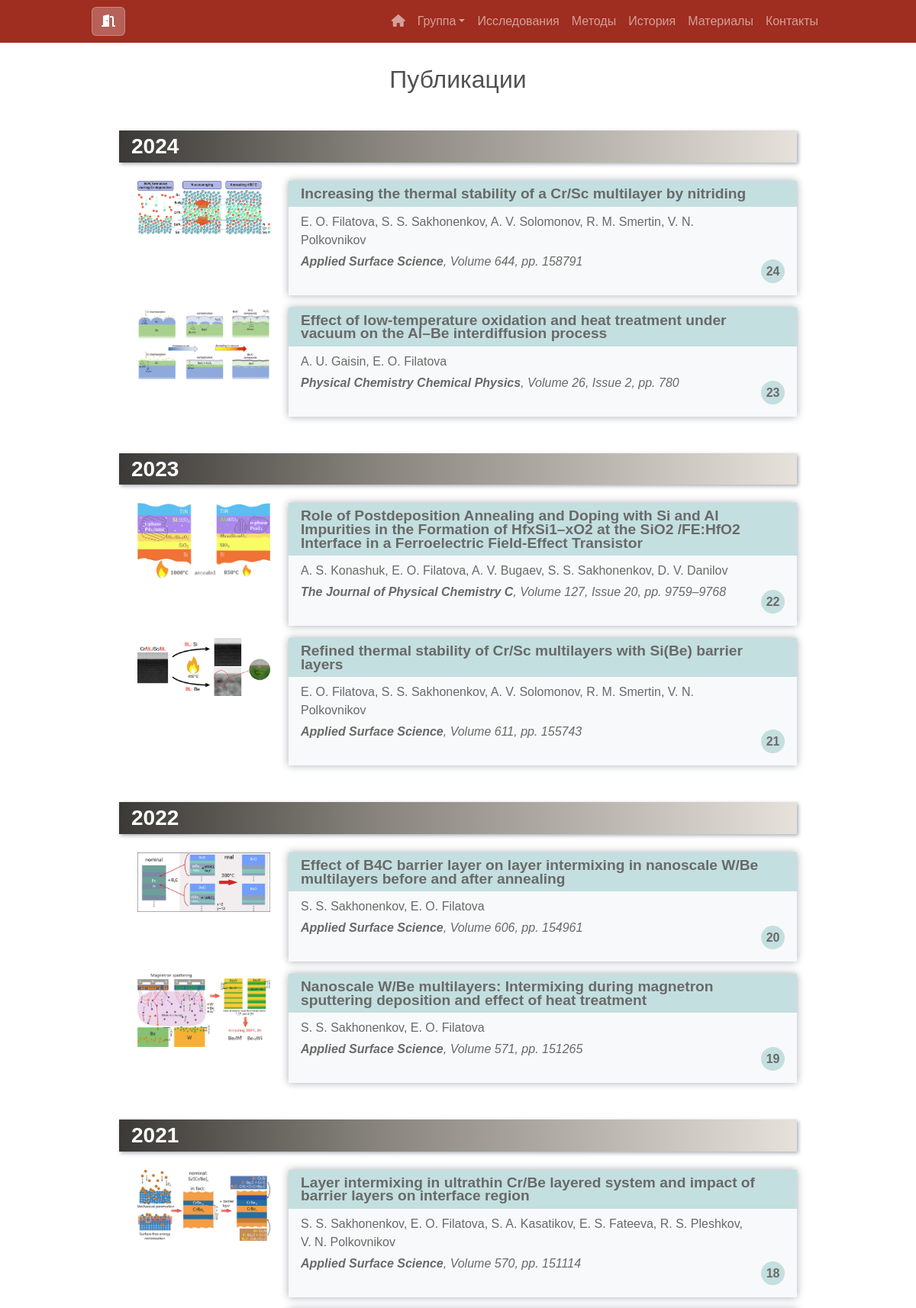
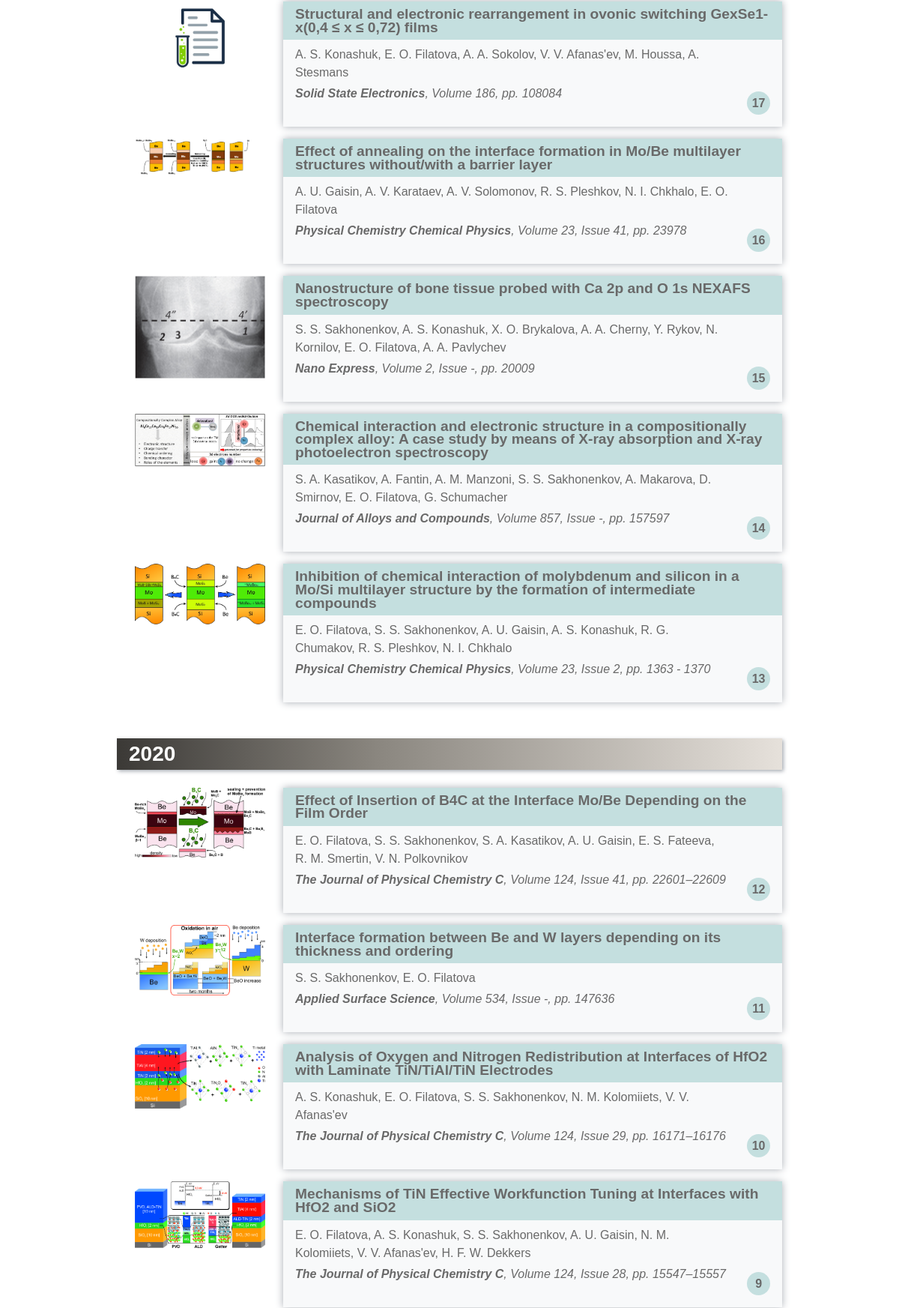
Page /publications (upper part) on the committed database (2 pictures, top to bottom).
### basic_pages/models.py (models this page shows, shortened)
class Publications(db.Model):
    id = db.Column(db.Integer, primary_key=True, autoincrement=True)
    title = db.Column(db.String, nullable=False)
    authors = db.Column(db.String, nullable=False)
    journal = db.Column(db.String, nullable=False)
    volume = db.Column(db.Integer, nullable=True)
    issue = db.Column(db.Integer, nullable=True)
    pages = db.Column(db.String, nullable=True)
    year = db.Column(db.Integer, nullable=True)
    doi = db.Column(db.String, nullable=True)
    toc_image = db.Column(db.String, nullable=True)

### basic_pages/views.py (the view)
@basic.route('/publications')
def publications():
    data_publications = {}
    data = db.session.query(Publications).all()
    publications_num = len(data)
    for publication in data:
        if publication.year not in data_publications:
            data_publications[publication.year] = []
        data_publications[publication.year].append(publication)
    return render_template("publications.html", title="Публикации", data_publications=data_publications,
                           publications_num=publications_num)

### main.py (called while the page is built)
@app.context_processor
def global_variables():
    login_form = LoginForm()
    return dict(login_form=login_form)

### templates/publications.html (shortened to what this page needs)
{% include 'header.html' %}
<section>
    <div class="container-fluid">
        <h2 class="text-center">Публикации</h2>
        {% set count = namespace(value=publications_num) %}
        {% for pub_year in data_publications %}
            <div class="row px-5 mt-5 mb-4">
                <div class="publication-year px-3 py-1">
                        <h3 class="m-0 fw-bold">{{ pub_year }}</h3>
                </div>
            </div>
                {% for publication in data_publications[pub_year] %}
                    <div class="row px-5 mt-3">
                    <div class="toc-image-box col px-4 d-flex flex-wrap align-items-center d-none d-lg-block">
                        {% if publication.toc_image %}
                            {% set file = publication.toc_image %}
                        {% else %}
                            {% set file = 'placeholder2.jpg' %}
                        {% endif %}
                        <img src="{{ url_for('static', filename='img/publications/{}'.format(file)) }}" alt="{{ file }}" class="img-fluid">
                    </div>
                    <div class="card publication-card px-0 rounded-0 border-0 col-lg-9">
                        <div class="card-header publication-card-header rounded-0 border-0">
                            <p class="m-0 fw-bold">{{ publication.title }}</p>
                        </div>
                        <div class="card-body publication-card-body bg-light pt-2">
                            <div class="row">
                                <div class="col">
                                    <p class="m-0 fs-6">{{ publication.authors }}</p>
                                    <p class="fst-italic mt-1"><b>{{ publication.journal }}</b>,
                                        {% if publication.volume %}
                                         Volume {{ publication.volume }},
                                        {% endif %}
                                        {% if publication.issue %}
                                         Issue {{ publication.issue }},
                                        {% endif %}
                                        {% if publication.pages %}
                                         pp. {{ publication.pages }}
                                        {% endif %}
                                    </p>
                                </div>
                                <div class="col-1 d-flex align-items-center flex-column mt-auto">
                                    <div class="numberCircle">{{ count.value }}</div>
                                    {% set count.value = count.value - 1 %}
                                </div>
                            </div>
                        </div>
                    </div>
            </div>
            {% endfor %}
            {% endfor %}
    </div>
</section>
{% include 'footer.html' %}

### static/css/styles.css (style rules this page uses)
body { font-family: 'Calibri', sans-serif !important; color: #525252; padding-top: 85px; }
.container-fluid { padding: 0 10%; }
.research-card, .employee-card, .publication-card, .method-card, .employee-type-row, .materials-box .card { box-shadow: 0px 0px 10px #A8ADB4; }
.publication-year { background: linear-gradient(90deg, rgba(59,57,54,1) 0%, rgba(138,134,127,1) 39%, rgba(230,225,219,1) 100%); color: white; box-shadow: 2px 2px 5px #A8ADB4; }
.publication-card-header { background-color: #C4DFDF; color: dimgray; font-size: 1.2rem; line-height: 1.1rem; }
.publication-card-body { color: dimgray; }
.numberCircle { width: 31px; line-height: 31px; border-radius: 50%; font-weight: bold; color: dimgray; text-align: center; background-color: #C4DFDF; }

### rows in the picture
Publications: year "2024", toc_image (picture), title "Increasing the thermal stability of a Cr/Sc multilayer by nitriding", authors "E. O. Filatova, S. S. Sakhonenkov, A. V. Solomonov, R. M. Smertin, V. N. Polkovnikov", journal "Applied Surface Science", volume "644", pages "158791", value "24"
Publications: toc_image (picture), title "Effect of low-temperature oxidation and heat treatment under vacuum on the Al–Be interdiffusion process", authors "A. U. Gaisin, E. O. Filatova", journal "Physical Chemistry Chemical Physics", volume "26", issue "2", pages "780", value "23"
Publications: year "2023", toc_image (picture), title "Role of Postdeposition Annealing and Doping with Si and Al Impurities in the Formation of HfxSi1–xO2 at the SiO2 /FE:HfO2 Interface in a Ferroelectric Field-Effect Transistor", authors "A. S. Konashuk, E. O. Filatova, A. V. Bugaev, S. S. Sakhonenkov, D. V. Danilov", journal "The Journal of Physical Chemistry C", volume "127", issue "20", pages "9759–9768", value "22"
Publications: toc_image (picture), title "Refined thermal stability of Cr/Sc multilayers with Si(Be) barrier layers", authors "E. O. Filatova, S. S. Sakhonenkov, A. V. Solomonov, R. M. Smertin, V. N. Polkovnikov", journal "Applied Surface Science", volume "611", pages "155743", value "21"
Publications: year "2022", toc_image (picture), title "Effect of B4C barrier layer on layer intermixing in nanoscale W/Be multilayers before and after annealing", authors "S. S. Sakhonenkov, E. O. Filatova", journal "Applied Surface Science", volume "606", pages "154961", value "20"
Publications: toc_image (picture), title "Nanoscale W/Be multilayers: Intermixing during magnetron sputtering deposition and effect of heat treatment", authors "S. S. Sakhonenkov, E. O. Filatova", journal "Applied Surface Science", volume "571", pages "151265", value "19"
Publications: year "2021", toc_image (picture), title "Layer intermixing in ultrathin Cr/Be layered system and impact of barrier layers on interface region", authors "S. S. Sakhonenkov, E. O. Filatova, S. A. Kasatikov, E. S. Fateeva, R. S. Pleshkov, V. N. Polkovnikov", journal "Applied Surface Science", volume "570", pages "151114", value "18"
Publications: shows a picture, title "Structural and electronic rearrangement in ovonic switching GexSe1-x(0,4 ≤ x ≤ 0,72) films", authors "A. S. Konashuk, E. O. Filatova, A. A. Sokolov, V. V. Afanas'ev, M. Houssa, A. Stesmans", journal "Solid State Electronics", volume "186", pages "108084", value "17"
Publications: toc_image (picture), title "Effect of annealing on the interface formation in Mo/Be multilayer structures without/with a barrier layer", authors "A. U. Gaisin, A. V. Karataev, A. V. Solomonov, R. S. Pleshkov, N. I. Chkhalo, E. O. Filatova", journal "Physical Chemistry Chemical Physics", volume "23", issue "41", pages "23978", value "16"
Publications: toc_image (picture), title "Nanostructure of bone tissue probed with Ca 2p and O 1s NEXAFS spectroscopy", authors "S. S. Sakhonenkov, A. S. Konashuk, X. O. Brykalova, A. A. Cherny, Y. Rykov, N. Kornilov, E. O. Filatova, A. A. Pavlychev", journal "Nano Express", volume "2", issue "-", pages "20009", value "15"
Publications: toc_image (picture), title "Chemical interaction and electronic structure in a compositionally complex alloy: A case study by means of X-ray absorption and X-ray photoelectron spectroscopy", authors "S. A. Kasatikov, A. Fantin, A. M. Manzoni, S. S. Sakhonenkov, A. Makarova, D. Smirnov, E. O. Filatova, G. Schumacher", journal "Journal of Alloys and Compounds", volume "857", issue "-", pages "157597", value "14"
Publications: toc_image (picture), title "Inhibition of chemical interaction of molybdenum and silicon in a Mo/Si multilayer structure by the formation of intermediate compounds", authors "E. O. Filatova, S. S. Sakhonenkov, A. U. Gaisin, A. S. Konashuk, R. G. Chumakov, R. S. Pleshkov, N. I. Chkhalo", journal "Physical Chemistry Chemical Physics", volume "23", issue "2", pages "1363 - 1370", value "13"
Publications: year "2020", toc_image (picture), title "Effect of Insertion of B4C at the Interface Mo/Be Depending on the Film Order", authors "E. O. Filatova, S. S. Sakhonenkov, S. A. Kasatikov, A. U. Gaisin, E. S. Fateeva, R. M. Smertin, V. N. Polkovnikov", journal "The Journal of Physical Chemistry C", volume "124", issue "41", pages "22601–22609", value "12"
Publications: toc_image (picture), title "Interface formation between Be and W layers depending on its thickness and ordering", authors "S. S. Sakhonenkov, E. O. Filatova", journal "Applied Surface Science", volume "534", issue "-", pages "147636", value "11"
Publications: toc_image (picture), title "Analysis of Oxygen and Nitrogen Redistribution at Interfaces of HfO2 with Laminate TiN/TiAl/TiN Electrodes", authors "A. S. Konashuk, E. O. Filatova, S. S. Sakhonenkov, N. M. Kolomiiets, V. V. Afanas'ev", journal "The Journal of Physical Chemistry C", volume "124", issue "29", pages "16171–16176", value "10"
Publications: toc_image (picture), title "Mechanisms of TiN Effective Workfunction Tuning at Interfaces with HfO2 and SiO2", authors "E. O. Filatova, A. S. Konashuk, S. S. Sakhonenkov, A. U. Gaisin, N. M. Kolomiiets, V. V. Afanas'ev, H. F. W. Dekkers", journal "The Journal of Physical Chemistry C", volume "124", issue "28", pages "15547–15557", value "9"
